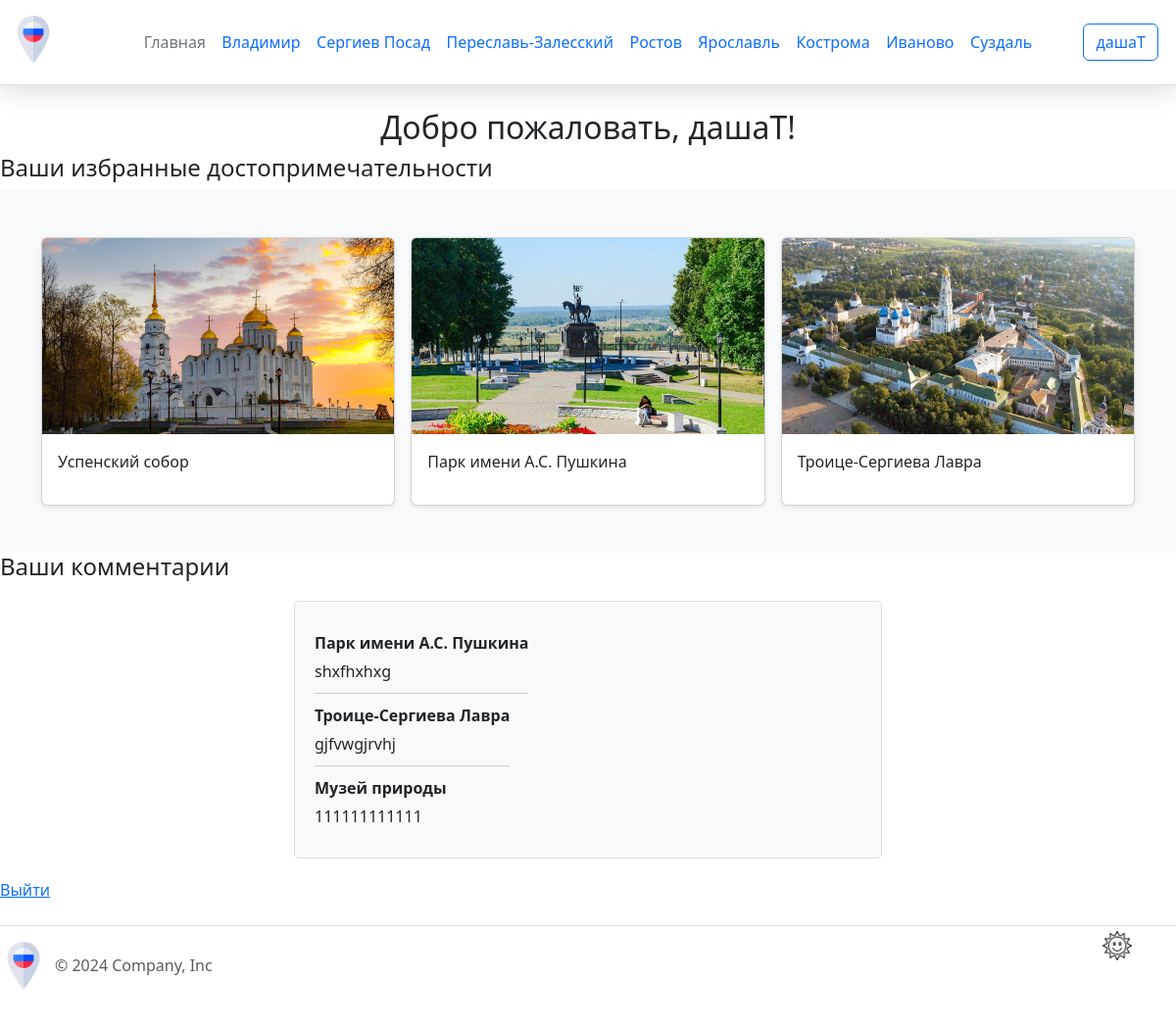
The page /lk (signed in) on the database as committed earlier.
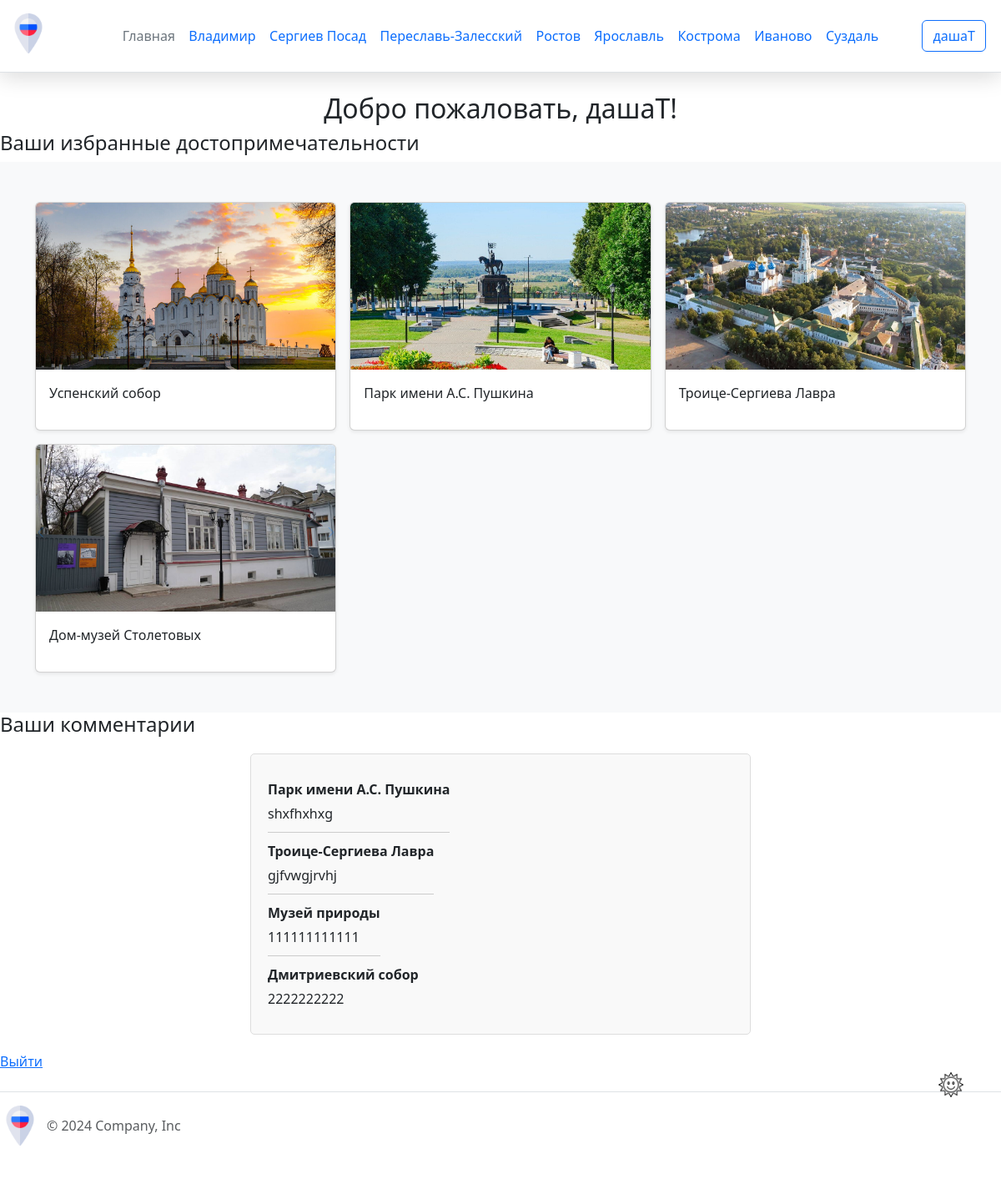
The same page on the database as committed later.
### app.py (models this page shows, shortened)
class City(db.Model):
    city_id = db.Column(db.Integer, primary_key=True)
    city_name = db.Column(db.String(20), nullable=False)
    photo = db.Column(db.LargeBinary, nullable=False)
    description = db.Column(db.Text, nullable=False)

class User(UserMixin, db.Model):
    user_id = db.Column(db.Integer, primary_key=True)
    name = db.Column(db.String(20), nullable=False)
    email = db.Column(db.String(40), nullable=False, unique=True)
    password = db.Column(db.Text, nullable=False)

class Attraction(db.Model):
    attraction_id = db.Column(db.Integer, primary_key=True)
    attraction_name = db.Column(db.String(50), nullable=False)
    photo = db.Column(db.LargeBinary, nullable=False)
    description = db.Column(db.Text, nullable=False)
    attraction_type = db.Column(db.String(80), nullable=False)
    city_id = db.Column(db.Integer, db.ForeignKey('city.city_id'), nullable=False)
    latitude = db.Column(db.Float, nullable=True)  # Широта
    longitude = db.Column(db.Float, nullable=True) # Долгота

class Feedback(db.Model):
    feedback_id = db.Column(db.Integer, primary_key=True)
    comment = db.Column(db.String(100), nullable=False)
    user_id = db.Column(db.Integer, db.ForeignKey('user.user_id'), nullable=False)
    attraction_id = db.Column(db.Integer, db.ForeignKey('attraction.attraction_id'), nullable=False)

### app.py (the view)
@app.route("/lk")
@login_required
def lk():
    favorites = Favourite.query.filter_by(user_id=current_user.user_id).all()
    favorite_attractions = []
    for favorite in favorites:
        attraction = Attraction.query.get(favorite.attraction_id)
        if attraction:
            favorite_attractions.append(attraction)
    user_comments = Feedback.query.filter_by(user_id=current_user.user_id).all()  # Получаем все комментарии пользователя
    comments_list = []
    for comment in user_comments:
        comments_list.append({
            'attraction_name': get_attraction_name(comment.attraction_id),  # Функция для получения названия достопримечательности
            'text': comment.comment,
        })
    return render_template('lk.html', name=current_user.name, favorites=favorite_attractions, user_comments=comments_list)

### app.py (called while the page is built)
@app.context_processor
def inject_cities():
    cities = City.query.all()
    return dict(cities=cities)

@login_manager.user_loader
def load_user(user_id):
    return User.query.get(int(user_id))

def get_attraction_name(attraction_id):
    attraction = Attraction.query.get(attraction_id)
    return attraction.attraction_name if attraction else "Неизвестно"

### templates/lk.html (shortened to what this page needs)
{% extends 'base.html' %}
{% block content %}
<h2>Добро пожаловать, {{ name }}!</h2>
<h4>Ваши избранные достопримечательности</h4>
<div class="album py-5 bg-body-tertiary">
<div class="container">
 <div class="row row-cols-1 row-cols-sm-2 row-cols-md-3 g-3">
{% for attraction in favorites %}
<div class="col">
    <div class="card shadow-sm">
        <img src="{{ url_for('static', filename='img/' + attraction.photo) }}" class="card-img-top" alt="{{ attraction.attraction_name }}">
        <div class="card-body">
            <p class="card-text">{{ attraction.attraction_name }}</p>
        </div>
    </div>
</div>
{% endfor %}
</div>
</div>
</div>
<h4>Ваши комментарии</h4>
<div class="comments-section">
    {% if user_comments %}
    {% for comment in user_comments %}
    <div class="comment">
      <div class="comment-username">{{ comment.attraction_name }}</div>
      <div class="comment-text">{{ comment.text }} </div>
    </div>
  {% endfor %}
    {% else %}
        <p>Вы еще не оставили комментариев.</p>
    {% endif %}
</div>
<a href="{{ url_for('logout') }}">Выйти</a>
{% endblock %}

### templates/base.html (shortened to what this page needs)
<!DOCTYPE html>
<html lang="en">
<head>
    <link href="https://cdn.jsdelivr.net/npm/bootstrap@5.3.3/dist/css/bootstrap.min.css" rel="stylesheet">
    <link rel="stylesheet" href="https://cdnjs.cloudflare.com/ajax/libs/font-awesome/6.2.0/css/all.min.css">
    <link rel="stylesheet" href="{{url_for('static', filename='css/main.css')}}">
    <link rel="stylesheet" href="{{url_for('static', filename='css/dark-theme.css')}}">
</head>
<body>
    <div class="page">
        <header class="d-flex flex-wrap align-items-center justify-content-center justify-content-md-between py-3 mb-4 border-bottom">
          <div class="col-md-3 mb-2 mb-md-0">
            <a href="/" class="d-inline-flex link-body-emphasis text-decoration-none">
              <img class="header__img" src="{{ url_for('static', filename='img/russia.png') }}" alt="russia">
            </a>
          </div>
          <div class="col-md-6 mb-0 mb-md-0 d-flex justify-content-center">
            <ul class="nav col-12 col-md-auto mb-2 justify-content-center mb-md-0 nav-menu">
              <li><a href="{{ url_for('index') }}" class="nav-link px-2 link-secondary">Главная</a></li>
              {% for city in cities %}
                <li class="nav-item">
                  <a class="nav-link" href="{{ url_for('city_detail', city_id=city.city_id) }}">{{ city.city_name }}</a>
                </li>
              {% endfor %}
            </ul>
          </div>
          <div class="col-md-3 text-end">
            {% if current_user.is_authenticated %}
                <a href="{{ url_for('lk') }}">
                    <button type="button" class="btn btn-outline-primary me-2">{{ current_user.name }}</button>
                </a>
            {% else %}
                <a href="{{ url_for('login') }}">
                    <button type="button" class="btn btn-outline-primary me-2">Войти</button>
                </a>
            {% endif %}
          </div>
        </header>
        <div class="content">
            {% block content %}{% endblock %}
        </div>
        <div class="image-button-container">
          <button class="image-button">
            <img src="{{ url_for('static', filename='img/sun.png') }}" alt="Sun" class="button-image">
          </button>
        </div>
        <footer class="d-flex flex-wrap justify-content-between align-items-center py-3 my-4 border-top">
            <div class="col-md-4 d-flex align-items-center">
              <a href="/" class="mb-3 me-2 mb-md-0 text-body-secondary text-decoration-none lh-1">
                <img class="header__img" src="{{ url_for('static', filename='img/russia.png') }}" alt="russia">
              </a>
              <span class="mb-3 mb-md-0 text-body-secondary">© 2024 Company, Inc</span>
            </div>
        </footer>
    </div>
</body>
</html>

### static/css/main.css (style rules this page uses)
header { position: sticky; top: 0; padding: 10px; z-index: 1000; background: #fff; -webkit-box-shadow: 0 5px 25px rgba(0, 0, 0, 0.15); box-shadow: 0 5px 25px rgba(0, 0, 0, 0.15) ; }
.header__img { height: 48px; width: 48px; }
.nav-link { padding: 0.2rem 0.5rem; }
.nav li { padding-right: 0.5px; }
.nav li:last-child { padding-right: 0; }
h2 { text-align: center; margin-top: 0; }
.card { height: 100%; }
.card-img-top { width: 100%; height: 200px; object-fit: cover; }
.comments-section { display: flex; justify-content: center; align-items: flex-start; flex-direction: column; max-width: 600px; margin: 20px auto; padding: 20px; border: 1px solid #ddd; border-radius: 5px; background-color: #f9f9f9; }
.comment { border-bottom: 1px solid #ccc; padding: 10px 0; }
.comment:last-child { border-bottom: none; }
.comment-username { font-weight: bold; margin-bottom: 5px; }
.image-button-container { position: fixed; right: 10px; top: 92%; transform: translateY(-50%); z-index: 1000; }
.image-button { width: 100px; height: 50px; border: none; background-color: transparent; cursor: pointer; }
.button-image { width: 30px; height: auto; transition: filter 0.3s ease; }
.nav-menu { display: flex; flex-direction: row; }

Rows that differ between the two databases and show on the page:
now on this page (row unchanged): Attraction: photo (picture), attraction_name "Дом-музей Столетовых"
now on this page (row unchanged): Attraction: attraction_name "Дмитриевский собор"
added Feedback: text "2222222222"
